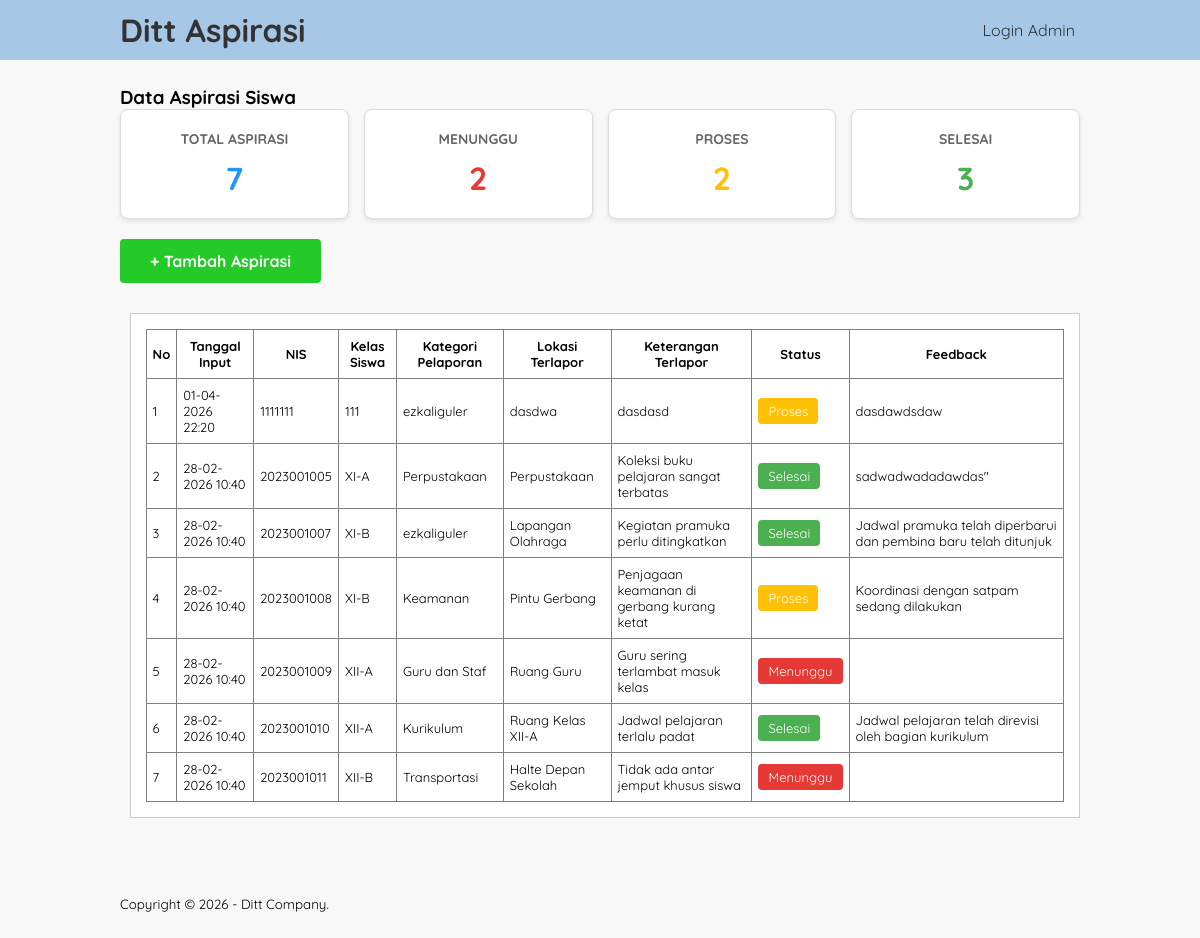
The app's page /aspirasi_ukk/index.php with its own data.
### tables this page shows
CREATE TABLE `input_aspirasi` (
  `id_pelaporan` int(5) NOT NULL,
  `nis` int(10) NOT NULL,
  `id_kategori` int(5) NOT NULL,
  `lokasi` varchar(50) NOT NULL,
  `ket` varchar(50) NOT NULL,
  `tanggal_input` datetime DEFAULT current_timestamp()
);

CREATE TABLE `tb_siswa` (
  `nis` int(10) NOT NULL,
  `kelas` varchar(10) NOT NULL
);

CREATE TABLE `tb_kategori` (
  `id_kategori` int(5) NOT NULL,
  `ket_kategori` varchar(30) NOT NULL
);

CREATE TABLE `tb_aspirasi` (
  `id_aspirasi` int(5) NOT NULL,
  `status` enum('menunggu','proses','selesai') NOT NULL,
  `id_pelaporan` int(5) NOT NULL,
  `feedback` text NOT NULL
);

### aspirasi_ukk/index.php (the view, shortened to what this page needs)
<?php
include 'db.php';
$query = "SELECT i.*, s.kelas, k.ket_kategori, a.feedback, a.status FROM input_aspirasi i
          LEFT JOIN tb_siswa s ON i.nis = s.nis
          LEFT JOIN tb_kategori k ON i.id_kategori = k.id_kategori
          LEFT JOIN tb_aspirasi a ON i.id_pelaporan = a.id_pelaporan
          ORDER BY i.tanggal_input DESC";
$result = mysqli_query($conn, $query);
?>
<!DOCTYPE html>
<html lang="en">
<head>
    <link rel="stylesheet" href="css/style.css">
</head>
<body>
    <header>
        <div class="container">
            <h1><a href="index.php">Ditt Aspirasi</a></h1>
            <ul>
                <li><a href="login.php">Login Admin</a></li>
            </ul>
        </div>
    </header>
    <div class="section">
        <div class="container">
            <h3>Data Aspirasi Siswa</h3>
            <?php if($result && mysqli_num_rows($result) > 0) { ?>
                <div class="stats-container">
                    <div class="stats-card">
                        <h5>Total Aspirasi</h5>
                        <div class="stats-number"><?php echo mysqli_num_rows($result); ?></div>
                    </div>
                    <?php
                    mysqli_data_seek($result, 0);
                    $menunggu = $proses = $selesai = 0;
                    while($row = mysqli_fetch_assoc($result)) {
                        if($row['status'] === 'menunggu') $menunggu++;
                        elseif($row['status'] === 'proses') $proses++;
                        elseif($row['status'] === 'selesai') $selesai++;
                    }
                    ?>
                    <div class="stats-card menunggu">
                        <h5>Menunggu</h5>
                        <div class="stats-number"><?php echo $menunggu; ?></div>
                    </div>
                    <div class="stats-card proses">
                        <h5>Proses</h5>
                        <div class="stats-number"><?php echo $proses; ?></div>
                    </div>
                    <div class="stats-card selesai">
                        <h5>Selesai</h5>
                        <div class="stats-number"><?php echo $selesai; ?></div>
                    </div>
                </div>
            <?php } ?>
            <a href="tambah_data_aspirasi.php" class="btn-tambah-aspirasi">+ Tambah Aspirasi</a>
            <div class="box">
                <table border="1" cellspacing="0" class="table">
                    <thead>
                        <tr>
                            <th width="30px">No</th>
                            <th>Tanggal Input</th>
                            <th>NIS</th>
                            <th>Kelas Siswa</th>
                            <th>Kategori Pelaporan</th>
                            <th>Lokasi Terlapor</th>
                            <th>Keterangan Terlapor</th>
                            <th>Status</th>
                            <th>Feedback</th>
                        </tr>
                    </thead>
                    <tbody>
                        <?php
                        $no = 1;
                        if($result && mysqli_num_rows($result) > 0) {
                            mysqli_data_seek($result, 0);
                            while($row = mysqli_fetch_assoc($result)) {
                        ?>
                        <tr>
                            <td><?php echo $no++ ?></td>
                            <td><?php echo date('d-m-Y H:i', strtotime($row['tanggal_input'] ?? '')); ?></td>
                            <td><?php echo htmlspecialchars($row['nis'] ?? ''); ?></td>
                            <td><?php echo htmlspecialchars($row['kelas'] ?? ''); ?></td>
                            <td><?php echo htmlspecialchars($row['ket_kategori'] ?? ''); ?></td>
                            <td><?php echo htmlspecialchars($row['lokasi'] ?? ''); ?></td>
                            <td><?php echo htmlspecialchars($row['ket'] ?? ''); ?></td>
                            <td>
                                <?php
                                    $status = $row['status'] ?? 'menunggu';
                                    $badgeColor = '#E53935';
                                    if($status === 'selesai') {
                                        $badgeColor = '#4CAF50';
                                    } elseif($status === 'proses') {
                                        $badgeColor = '#FFC107';
                                    }
                                ?>
                                <span style="background-color: <?php echo $badgeColor; ?>; color: white; padding: 5px 10px; border-radius: 4px; text-transform: capitalize;">
                                    <?php echo htmlspecialchars($status); ?>
                                </span>
                            </td>
                            <td><?php echo htmlspecialchars($row['feedback'] ?? '-'); ?></td>
                        </tr>
                        <?php }
                        } else { ?>
                        <tr>
                            <td colspan="9" align="center"><?php echo ($filter_type !== 'semua' ? 'Tidak ada data untuk filter yang dipilih' : 'Tidak ada data aspirasi'); ?></td>
                        </tr>
                        <?php } ?>
                    </tbody>
                </table>
            </div>
        </div>
    </div>
    <footer>
        <div class="container">
            <small>Copyright &copy; 2026 - Ditt Company.</small>
        </div>
    </footer>
</body>
</html>

### aspirasi_ukk/css/style.css (style rules this page uses)
* { padding: 0; margin: 0; box-sizing: border-box; font-family: 'Quicksand', sans-serif; }
body { background-color: #f8f8f8; }
a { color: inherit; text-decoration: none; }
header { background-color: #A7C7E7; }
header h1 { float: left; padding: 10px 0; color: #333; }
header ul { float: right; }
header ul li { display: inline-block; color: #333; }
header ul li a { padding: 20px 5px 20px 15px; display: inline-block; transition: all 0.3s ease; position: relative; }
footer { padding: 25px 0; }
.container { width: 80%; margin: 0 auto; }
.container:after { content: ''; display: block; clear: both; }
.section { padding: 25px 0; }
.box { background-color: #fff; border: 1px solid #ccc; padding: 15px; box-sizing: border-box; margin: 10px 0 25px 0; margin-left: 1%; overflow: hidden; }
.box:after { content: ''; display: block; clear: both; }
.table { max-width: 100%; border-collapse: collapse; width: 100%; }
.table tr { height: auto; }
.table tr td, .table tr th { padding: 8px 6px; font-size: 13px; word-wrap: break-word; overflow-wrap: break-word; }
.stats-container { display: grid; grid-template-columns: repeat(auto-fit, minmax(200px, 1fr)); gap: 15px; margin-bottom: 20px; }
.stats-card { background-color: #ffffff; padding: 20px; border-radius: 8px; border: 1px solid #ddd; box-shadow: 0 2px 4px rgba(0,0,0,0.1); text-align: center; }
.stats-card h5 { margin: 0 0 10px 0; color: #666; font-size: 14px; text-transform: uppercase; }
.stats-card .stats-number { font-size: 32px; font-weight: bold; color: #2196F3; }
.stats-card.menunggu .stats-number { color: #E53935; }
.stats-card.proses .stats-number { color: #FFC107; }
.stats-card.selesai .stats-number { color: #4CAF50; }
.btn-tambah-aspirasi { display: inline-block; padding: 12px 30px; background-color: #23ca28; color: white; text-decoration: none; border-radius: 4px; font-weight: bold; cursor: pointer; margin-bottom: 20px; border: none; transition: background-color 0.3s; }
.container { width: 80%; margin:0 auto; }
.box { background-color: #fff; border:1px solid #ccc; padding: 15px; box-sizing: border-box; margin:10px 0 25px 0; margin-left: 1%; overflow: hidden; }

### records on screen
input_aspirasi: tanggal_input "01-04-2026 22:20", nis "1111111", nis.kelas "111", id_kategori.ket_kategori "ezkaliguler", lokasi "dasdwa", ket "dasdasd", tb_aspirasi.status "Proses", tb_aspirasi.feedback "dasdawdsdaw"
input_aspirasi: tanggal_input "28-02-2026 10:40", nis "2023001005", nis.kelas "XI-A", id_kategori.ket_kategori "Perpustakaan", lokasi "Perpustakaan", ket "Koleksi buku pelajaran sangat terbatas", tb_aspirasi.status "Selesai", tb_aspirasi.feedback "sadwadwadadawdas''"
input_aspirasi: tanggal_input "28-02-2026 10:40", nis "2023001007", nis.kelas "XI-B", id_kategori.ket_kategori "ezkaliguler", lokasi "Lapangan Olahraga", ket "Kegiatan pramuka perlu ditingkatkan", tb_aspirasi.status "Selesai", tb_aspirasi.feedback "Jadwal pramuka telah diperbarui dan pembina baru telah ditunjuk"
input_aspirasi: tanggal_input "28-02-2026 10:40", nis "2023001008", nis.kelas "XI-B", id_kategori.ket_kategori "Keamanan", lokasi "Pintu Gerbang", ket "Penjagaan keamanan di gerbang kurang ketat", tb_aspirasi.status "Proses", tb_aspirasi.feedback "Koordinasi dengan satpam sedang dilakukan"
input_aspirasi: tanggal_input "28-02-2026 10:40", nis "2023001009", nis.kelas "XII-A", id_kategori.ket_kategori "Guru dan Staf", lokasi "Ruang Guru", ket "Guru sering terlambat masuk kelas", tb_aspirasi.status "Menunggu"
input_aspirasi: tanggal_input "28-02-2026 10:40", nis "2023001010", nis.kelas "XII-A", id_kategori.ket_kategori "Kurikulum", lokasi "Ruang Kelas XII-A", ket "Jadwal pelajaran terlalu padat", tb_aspirasi.status "Selesai", tb_aspirasi.feedback "Jadwal pelajaran telah direvisi oleh bagian kurikulum"
input_aspirasi: tanggal_input "28-02-2026 10:40", nis "2023001011", nis.kelas "XII-B", id_kategori.ket_kategori "Transportasi", lokasi "Halte Depan Sekolah", ket "Tidak ada antar jemput khusus siswa", tb_aspirasi.status "Menunggu"

### other values on screen
mysqli_num_rows($result) "7"
$menunggu "2"
$proses "2"
$selesai "3"
